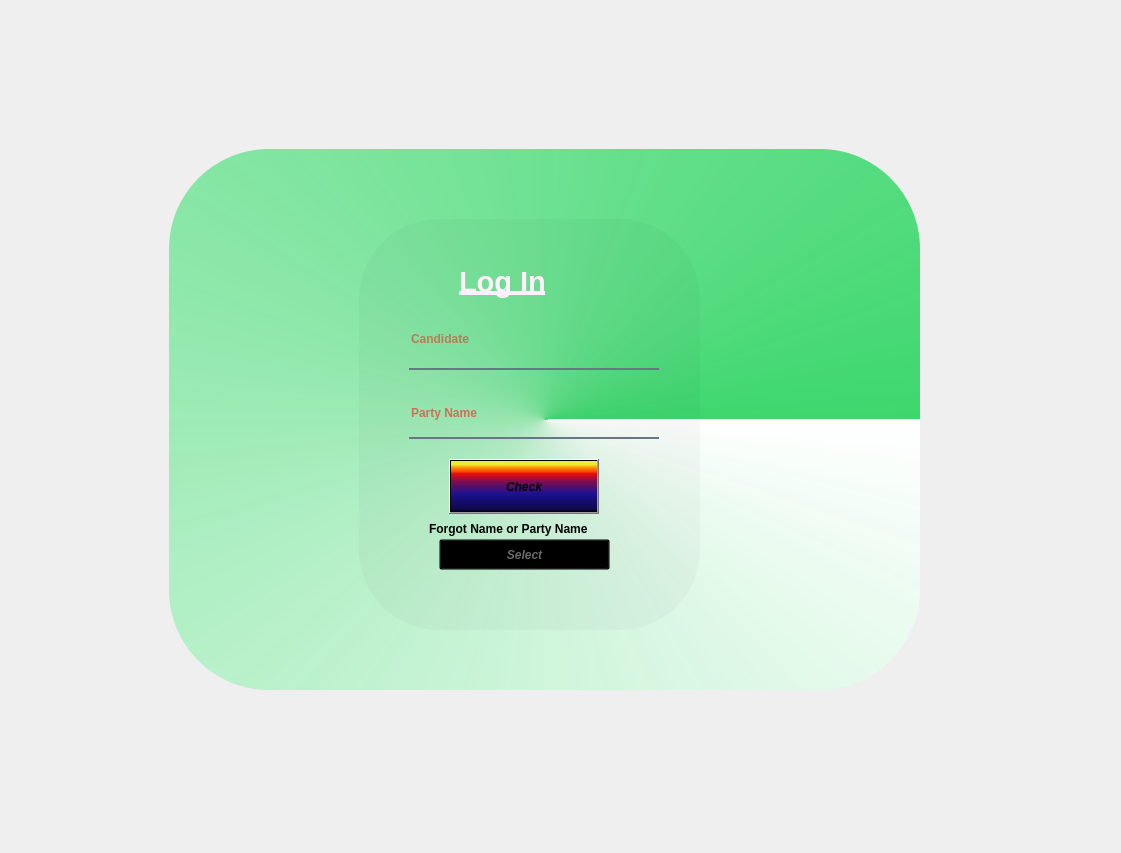
<?xml version="1.0" encoding="UTF-8"?>
<ui version="4.0">
 <class>Form</class>
 <widget class="QWidget" name="Form">
  <property name="enabled">
   <bool>true</bool>
  </property>
  <property name="geometry">
   <rect>
    <x>0</x>
    <y>0</y>
    <width>1121</width>
    <height>853</height>
   </rect>
  </property>
  <property name="baseSize">
   <size>
    <width>450</width>
    <height>550</height>
   </size>
  </property>
  <property name="font">
   <font>
    <weight>75</weight>
    <bold>true</bold>
   </font>
  </property>
  <property name="windowTitle">
   <string>Form</string>
  </property>
  <widget class="QWidget" name="widget" native="true">
   <property name="geometry">
    <rect>
     <x>29</x>
     <y>29</y>
     <width>1051</width>
     <height>791</height>
    </rect>
   </property>
   <property name="baseSize">
    <size>
     <width>370</width>
     <height>450</height>
    </size>
   </property>
   <widget class="QLabel" name="label">
    <property name="geometry">
     <rect>
      <x>140</x>
      <y>120</y>
      <width>751</width>
      <height>541</height>
     </rect>
    </property>
    <property name="baseSize">
     <size>
      <width>300</width>
      <height>0</height>
     </size>
    </property>
    <property name="styleSheet">
     <string notr="true">background-color: qconicalgradient(cx:0.5, cy:0.5, angle:0, stop:0 rgba(16, 209, 77, 204), stop:1 rgba(255, 255, 255, 255));
border-radius: 100px;</string>
    </property>
    <property name="text">
     <string/>
    </property>
   </widget>
   <widget class="QLabel" name="label_2">
    <property name="geometry">
     <rect>
      <x>330</x>
      <y>190</y>
      <width>341</width>
      <height>411</height>
     </rect>
    </property>
    <property name="styleSheet">
     <string notr="true">background-color:rgba(0,0,0,7);
border-radius: 80px;
</string>
    </property>
    <property name="text">
     <string/>
    </property>
   </widget>
   <widget class="QLabel" name="label_3">
    <property name="geometry">
     <rect>
      <x>430</x>
      <y>230</y>
      <width>141</width>
      <height>45</height>
     </rect>
    </property>
    <property name="font">
     <font>
      <pointsize>22</pointsize>
      <underline>true</underline>
      <strikeout>false</strikeout>
      <kerning>true</kerning>
     </font>
    </property>
    <property name="styleSheet">
     <string notr="true">color:rgba(255,240,255,255);</string>
    </property>
    <property name="text">
     <string>Log In</string>
    </property>
   </widget>
   <widget class="QLineEdit" name="lineEdit">
    <property name="geometry">
     <rect>
      <x>380</x>
      <y>290</y>
      <width>250</width>
      <height>51</height>
     </rect>
    </property>
    <property name="styleSheet">
     <string notr="true">background-color:rgba(0, 0, 0, 0);
border: none;
border-bottom: 2px solid rgba(105, 118, 132, 255);
color: rgba(255, 0, 0, 0.9);
padding-bottom: 10px;</string>
    </property>
    <property name="placeholderText">
     <string>Candidate</string>
    </property>
    <property name="cursorMoveStyle">
     <enum>Qt::VisualMoveStyle</enum>
    </property>
   </widget>
   <widget class="QLineEdit" name="lineEdit_2">
    <property name="geometry">
     <rect>
      <x>380</x>
      <y>370</y>
      <width>250</width>
      <height>40</height>
     </rect>
    </property>
    <property name="styleSheet">
     <string notr="true">background-color:rgba(0, 0, 0, 0);
border: none;
border-bottom: 2px solid rgba(105, 118, 132, 255);
color: rgba(255, 0, 0, 255);
padding-bottom: 10px;</string>
    </property>
    <property name="placeholderText">
     <string>Party Name</string>
    </property>
    <property name="cursorMoveStyle">
     <enum>Qt::VisualMoveStyle</enum>
    </property>
   </widget>
   <widget class="QPushButton" name="pushButton">
    <property name="geometry">
     <rect>
      <x>420</x>
      <y>430</y>
      <width>150</width>
      <height>55</height>
     </rect>
    </property>
    <property name="baseSize">
     <size>
      <width>100</width>
      <height>10</height>
     </size>
    </property>
    <property name="font">
     <font>
      <weight>75</weight>
      <italic>true</italic>
      <bold>true</bold>
      <strikeout>false</strikeout>
     </font>
    </property>
    <property name="cursor">
     <cursorShape>OpenHandCursor</cursorShape>
    </property>
    <property name="autoFillBackground">
     <bool>true</bool>
    </property>
    <property name="styleSheet">
     <string notr="true">QPushButton#pushButton{
background-color: qlineargradient(spread:pad, x1:0, y1:1, x2:0, y2:0, stop:0 rgba(0, 0, 0, 255), stop:0.05 rgba(14, 8, 73, 255), stop:0.36 rgba(28, 17, 145, 255), stop:0.6 rgba(126, 14, 81, 255), stop:0.75 rgba(234, 11, 11, 255), stop:0.79 rgba(244, 70, 5, 255), stop:0.86 rgba(255, 136, 0, 255), stop:0.935 rgba(239, 236, 55, 255));
color:rgba(255,255,255,105)
border-radius: 80px;
}
QPushButton#pushButton:hover{
background-color: qlineargradient(spread:pad, x1:0, y1:1, x2:0, y2:0, stop:0 rgba(0, 0, 0, 255), stop:0.05 rgba(14, 8, 73, 255), stop:0.36 rgba(28, 17, 145, 255), stop:0.6 rgba(126, 14, 81, 255), stop:0.75 rgba(234, 11, 11, 255), stop:0.79 rgba(244, 70, 5, 255), stop:0.86 rgba(255, 136, 0, 255), stop:0.935 rgba(239, 236, 55, 255));
}
QPushButton#pushButton:pressed{
padding-left: 30px;
padding-top: 35px;
background-color:rgba(255,255,255,105);
}</string>
    </property>
    <property name="text">
     <string>Check</string>
    </property>
   </widget>
   <widget class="QLabel" name="label_4">
    <property name="geometry">
     <rect>
      <x>400</x>
      <y>490</y>
      <width>231</width>
      <height>20</height>
     </rect>
    </property>
    <property name="text">
     <string>Forgot Name or Party Name</string>
    </property>
   </widget>
   <widget class="QPushButton" name="pushButton_2">
    <property name="geometry">
     <rect>
      <x>410</x>
      <y>510</y>
      <width>171</width>
      <height>31</height>
     </rect>
    </property>
    <property name="baseSize">
     <size>
      <width>100</width>
      <height>10</height>
     </size>
    </property>
    <property name="font">
     <font>
      <weight>75</weight>
      <italic>true</italic>
      <bold>true</bold>
      <strikeout>false</strikeout>
     </font>
    </property>
    <property name="cursor">
     <cursorShape>OpenHandCursor</cursorShape>
    </property>
    <property name="autoFillBackground">
     <bool>true</bool>
    </property>
    <property name="styleSheet">
     <string notr="true">QPushButton#pushButton{
background-color: qlineargradient(spread:pad, x1:0, y1:1, x2:0, y2:0, stop:0 rgba(0, 0, 0, 255), stop:0.05 rgba(14, 8, 73, 255), stop:0.36 rgba(28, 17, 145, 255), stop:0.6 rgba(126, 14, 81, 255), stop:0.75 rgba(234, 11, 11, 255), stop:0.79 rgba(244, 70, 5, 255), stop:0.86 rgba(255, 136, 0, 255), stop:0.935 rgba(239, 236, 55, 255));
color:rgba(255,255,255,105)
border-radius: 80px;
}
QPushButton#pushButton:hover{
background-color: qlineargradient(spread:pad, x1:0, y1:1, x2:0, y2:0, stop:0 rgba(0, 0, 0, 255), stop:0.05 rgba(14, 8, 73, 255), stop:0.36 rgba(28, 17, 145, 255), stop:0.6 rgba(126, 14, 81, 255), stop:0.75 rgba(234, 11, 11, 255), stop:0.79 rgba(244, 70, 5, 255), stop:0.86 rgba(255, 136, 0, 255), stop:0.935 rgba(239, 236, 55, 255));
}
QPushButton#pushButton:pressed{
padding-left: 30px;
padding-top: 35px;
background-color:rgba(255,255,255,105);
}
QPushButton#pushButton_2{
background-color: rgba(0,0,0,0);
color:rgba(255,255,255,105)
}
QPushButton#pushButton:hover_2{
background-color: rgba(155,168,182,220);
}
QPushButton#pushButton:pressed_2{
padding-left: 30px;
padding-top: 35px;
background-color:rgba(115,145,192,255);
}</string>
    </property>
    <property name="text">
     <string>Select</string>
    </property>
    <property name="autoExclusive">
     <bool>true</bool>
    </property>
   </widget>
  </widget>
 </widget>
 <resources>
  <include location="Login.qrc"/>
 </resources>
 <connections/>
</ui>
